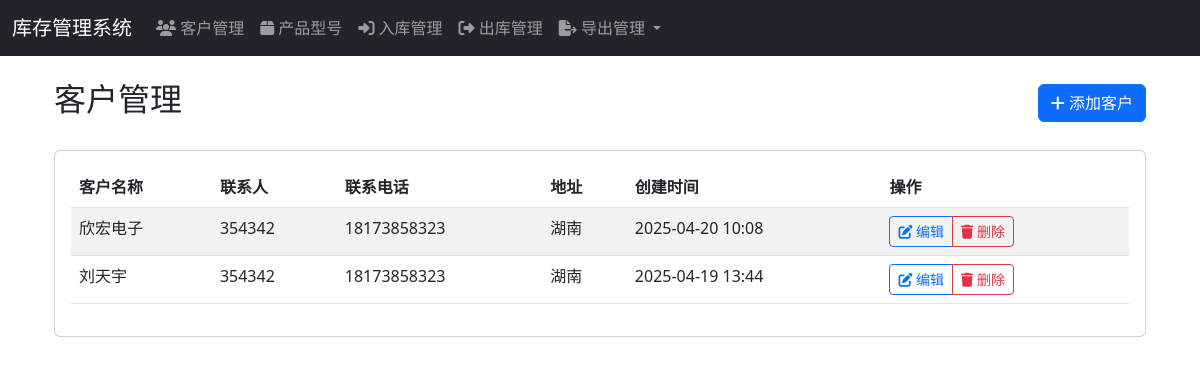
The app's page /inventory/customers/ (signed in) with its own data.
### inventory/models.py (models this page shows, shortened)
class Customer(models.Model):
    name = models.CharField('客户名称', max_length=100)
    contact = models.CharField('联系人', max_length=50, blank=True)
    phone = models.CharField('联系电话', max_length=20, blank=True)
    address = models.TextField('地址', blank=True)
    batch_number = models.CharField('批号', max_length=50, blank=True)
    model_spec = models.CharField('型号规格', max_length=100, blank=True)
    pin_pitch = models.CharField('针距', max_length=50, blank=True)
    unit_price = models.DecimalField('单价', max_digits=10, decimal_places=2, default=0)
    created_at = models.DateTimeField('创建时间', auto_now_add=True)
    class Meta:
        verbose_name = '客户'
        verbose_name_plural = '客户'

### inventory/views.py (the view)
# urls.py: path('customers/', views.customer_list, name='customer_list'),
@login_required
def customer_list(request):
    customers = Customer.objects.all().order_by('-created_at')
    return render(request, 'inventory/customer_list.html', {'customers': customers})

### inventory/context_processors.py (called while the page is built)
def customers_processor(request):
    return {
        'customers': Customer.objects.all().order_by('name')
    }

### templates/inventory/customer_list.html (shortened to what this page needs)
{% extends 'base.html' %}
{% block content %}
<div class="container">
    <div class="d-flex justify-content-between align-items-center mb-4">
        <h2>客户管理</h2>
        <a href="{% url 'inventory:customer_create' %}" class="btn btn-primary">
            <i class="fas fa-plus"></i> 添加客户
        </a>
    </div>
    <div class="card">
        <div class="card-body">
            <div class="table-responsive">
                <table class="table table-striped table-hover">
                    <thead>
                        <tr>
                            <th>客户名称</th>
                            <th>联系人</th>
                            <th>联系电话</th>
                            <th>地址</th>
                            <th>创建时间</th>
                            <th>操作</th>
                        </tr>
                    </thead>
                    <tbody>
                        {% for customer in customers %}
                        <tr>
                            <td>{{ customer.name }}</td>
                            <td>{{ customer.contact|default:"-" }}</td>
                            <td>{{ customer.phone|default:"-" }}</td>
                            <td>{{ customer.address|default:"-" }}</td>
                            <td>{{ customer.created_at|date:"Y-m-d H:i" }}</td>
                            <td>
                                <div class="btn-group" role="group">
                                    <a href="{% url 'inventory:customer_edit' customer.id %}" class="btn btn-sm btn-outline-primary">
                                        <i class="fas fa-edit"></i> 编辑
                                    </a>
                                    <button type="button" class="btn btn-sm btn-outline-danger"
                                            onclick="confirmDelete('{% url 'inventory:customer_delete' customer.id %}')">
                                        <i class="fas fa-trash"></i> 删除
                                    </button>
                                </div>
                            </td>
                        </tr>
                        {% empty %}
                        <tr>
                            <td colspan="6" class="text-center">暂无客户数据</td>
                        </tr>
                        {% endfor %}
                    </tbody>
                </table>
            </div>
        </div>
    </div>
</div>
{% endblock %}

### records on screen
Customer: name "欣宏电子", contact "354342", phone "18173858323", address "湖南", created_at "2025-04-20 10:08"
Customer: name "刘天宇", contact "354342", phone "18173858323", address "湖南", created_at "2025-04-19 13:44"
